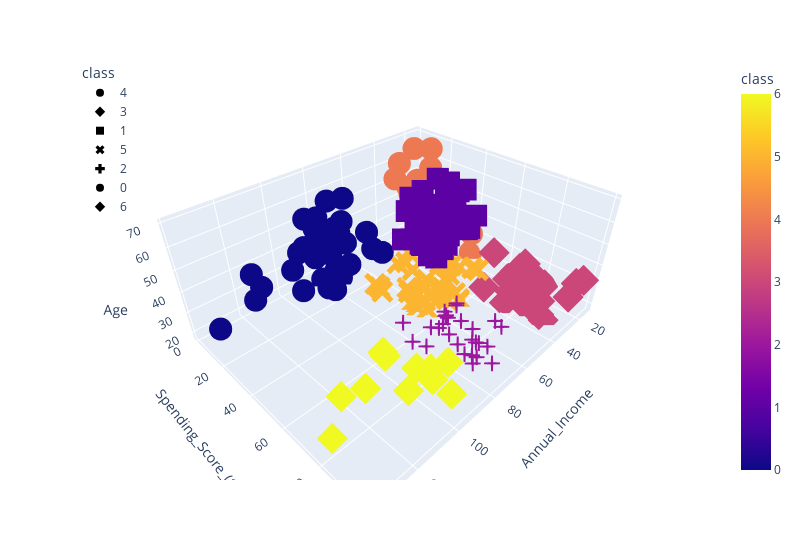

Notebook code for this chart:
### Code cell
fig = px.scatter_3d(
    df_shopping,
    x="Annual_Income",
    y="Spending_Score_(1-100)",
    z="Age",
    color="class",
    symbol="class",
    width=800,
)
fig.update_layout(legend=dict(x=0, y=1))
fig.show()

### Figure 1 — Plotly figure (JSON) as saved in the notebook; plotly's stock layout.template omitted (floating-point values rounded to 4 significant figures)
{"data": [{"hovertemplate": "class=%{marker.color}<br>Annual_Income=%{x}<br>Spending_Score_(1-100)=%{y}<br>Age=%{z}<extra></extra>", "legendgroup": "4", "marker": {"color": [4, 4, 4, 4, 4, 4, 4, 4, 4, 4, 4, 4, 4, 4, 4, 4, 4, 4, 4, 4, 4, 4], "coloraxis": "coloraxis", "symbol": "circle"}, "mode": "markers", "name": "4", "scene": "scene", "showlegend": true, "type": "scatter3d", "x": [15, 16, 17, 18, 19, 19, 20, 20, 21, 23, 24, 25, 28, 28, 29, 30, 33, 33, 34, 37, 39, 39], "y": [39, 6, 40, 6, 3, 14, 15, 13, 35, 29, 35, 5, 14, 32, 31, 4, 4, 14, 17, 26, 36, 28], "z": [19, 20, 31, 35, 64, 67, 58, 37, 35, 52, 35, 46, 54, 45, 40, 60, 53, 49, 42, 36, 48, 49]}, {"hovertemplate": "class=%{marker.color}<br>Annual_Income=%{x}<br>Spending_Score_(1-100)=%{y}<br>Age=%{z}<extra></extra>", "legendgroup": "3", "marker": {"color": [3, 3, 3, 3, 3, 3, 3, 3, 3, 3, 3, 3, 3, 3, 3, 3, 3, 3, 3, 3, 3, 3], "coloraxis": "coloraxis", "symbol": "diamond"}, "mode": "markers", "name": "3", "scene": "scene", "showlegend": true, "type": "scatter3d", "x": [15, 16, 17, 18, 19, 19, 20, 20, 21, 23, 24, 25, 28, 28, 29, 30, 33, 33, 34, 37, 38, 39], "y": [81, 77, 76, 94, 72, 99, 77, 79, 66, 98, 73, 73, 82, 61, 87, 73, 92, 81, 73, 75, 92, 65], "z": [21, 23, 22, 23, 30, 35, 24, 22, 20, 35, 25, 31, 29, 35, 23, 21, 18, 21, 30, 20, 24, 24]}, {"hovertemplate": "class=%{marker.color}<br>Annual_Income=%{x}<br>Spending_Score_(1-100)=%{y}<br>Age=%{z}<extra></extra>", "legendgroup": "1", "marker": {"color": [1, 1, 1, 1, 1, 1, 1, 1, 1, 1, 1, 1, 1, 1, 1, 1, 1, 1, 1, 1, 1, 1, 1, 1, 1, 1, 1, 1, 1, 1, 1, 1, 1, 1, 1, 1, 1, 1, 1, 1, 1, 1, 1, 1], "coloraxis": "coloraxis", "symbol": "square"}, "mode": "markers", "name": "1", "scene": "scene", "showlegend": true, "type": "scatter3d", "x": [38, 40, 42, 43, 43, 43, 44, 44, 46, 46, 47, 47, 48, 48, 48, 49, 49, 50, 50, 54, 54, 54, 54, 54, 54, 54, 57, 58, 59, 60, 60, 61, 62, 62, 62, 63, 63, 63, 63, 63, 65, 65, 67, 67], "y": [35, 55, 52, 60, 45, 41, 50, 46, 46, 56, 52, 59, 51, 50, 48, 55, 42, 49, 56, 47, 53, 42, 51, 41, 44, 46, 58, 46, 55, 49, 47, 42, 48, 59, 56, 50, 46, 43, 48, 52, 43, 59, 43, 57], "z": [65, 50, 49, 59, 50, 47, 51, 69, 53, 70, 67, 54, 63, 43, 68, 70, 47, 60, 60, 59, 45, 49, 57, 67, 46, 48, 55, 50, 68, 48, 47, 48, 49, 67, 49, 66, 54, 68, 66, 65, 63, 49, 51, 50]}, {"hovertemplate": "class=%{marker.color}<br>Annual_Income=%{x}<br>Spending_Score_(1-100)=%{y}<br>Age=%{z}<extra></extra>", "legendgroup": "5", "marker": {"color": [5, 5, 5, 5, 5, 5, 5, 5, 5, 5, 5, 5, 5, 5, 5, 5, 5, 5, 5, 5, 5, 5, 5, 5, 5, 5, 5, 5, 5, 5, 5, 5, 5, 5, 5, 5, 5, 5], "coloraxis": "coloraxis", "symbol": "x"}, "mode": "markers", "name": "5", "scene": "scene", "showlegend": true, "type": "scatter3d", "x": [39, 40, 40, 40, 42, 43, 46, 46, 48, 48, 48, 54, 54, 54, 54, 54, 57, 58, 59, 60, 60, 60, 60, 61, 62, 62, 62, 63, 64, 64, 65, 65, 67, 67, 69, 70, 72, 76], "y": [61, 47, 42, 42, 60, 54, 51, 55, 59, 59, 47, 54, 48, 52, 55, 57, 55, 60, 41, 40, 42, 52, 50, 49, 41, 55, 42, 54, 42, 46, 48, 50, 56, 40, 58, 29, 34, 40], "z": [31, 27, 29, 31, 33, 31, 27, 19, 18, 19, 32, 26, 40, 23, 38, 21, 22, 34, 18, 40, 32, 24, 27, 20, 23, 26, 21, 19, 38, 19, 18, 19, 27, 38, 40, 23, 25, 28]}, {"hovertemplate": "class=%{marker.color}<br>Annual_Income=%{x}<br>Spending_Score_(1-100)=%{y}<br>Age=%{z}<extra></extra>", "legendgroup": "2", "marker": {"color": [2, 2, 2, 2, 2, 2, 2, 2, 2, 2, 2, 2, 2, 2, 2, 2, 2, 2, 2, 2, 2, 2, 2, 2, 2, 2, 2, 2], "coloraxis": "coloraxis", "symbol": "cross"}, "mode": "markers", "name": "2", "scene": "scene", "showlegend": true, "type": "scatter3d", "x": [69, 70, 71, 71, 71, 72, 73, 73, 74, 75, 76, 77, 77, 78, 78, 78, 78, 78, 78, 79, 81, 85, 86, 87, 87, 87, 88, 88], "y": [91, 77, 95, 75, 75, 71, 88, 73, 72, 93, 87, 97, 74, 90, 88, 76, 89, 78, 73, 83, 93, 75, 95, 63, 75, 92, 86, 69], "z": [39, 31, 40, 38, 39, 31, 29, 32, 35, 32, 32, 28, 32, 34, 39, 38, 27, 30, 30, 29, 31, 36, 33, 32, 28, 36, 30, 27]}, {"hovertemplate": "class=%{marker.color}<br>Annual_Income=%{x}<br>Spending_Score_(1-100)=%{y}<br>Age=%{z}<extra></extra>", "legendgroup": "0", "marker": {"color": [0, 0, 0, 0, 0, 0, 0, 0, 0, 0, 0, 0, 0, 0, 0, 0, 0, 0, 0, 0, 0, 0, 0, 0, 0, 0, 0, 0, 0, 0, 0, 0, 0, 0, 0], "coloraxis": "coloraxis", "symbol": "circle"}, "mode": "markers", "name": "0", "scene": "scene", "showlegend": true, "type": "scatter3d", "x": [71, 71, 71, 73, 73, 74, 75, 77, 77, 78, 78, 78, 78, 78, 78, 79, 81, 85, 86, 87, 87, 87, 88, 88, 93, 97, 98, 99, 101, 103, 103, 113, 120, 126, 137], "y": [35, 11, 9, 5, 7, 10, 5, 12, 36, 22, 17, 20, 16, 1, 1, 35, 5, 26, 20, 27, 13, 10, 13, 15, 14, 32, 15, 39, 24, 17, 23, 8, 16, 28, 18], "z": [43, 59, 47, 20, 44, 19, 57, 25, 48, 34, 43, 44, 47, 37, 34, 56, 19, 50, 42, 36, 40, 36, 52, 58, 59, 37, 46, 41, 54, 41, 34, 33, 47, 45, 32]}, {"hovertemplate": "class=%{marker.color}<br>Annual_Income=%{x}<br>Spending_Score_(1-100)=%{y}<br>Age=%{z}<extra></extra>", "legendgroup": "6", "marker": {"color": [6, 6, 6, 6, 6, 6, 6, 6, 6, 6, 6], "coloraxis": "coloraxis", "symbol": "diamond"}, "mode": "markers", "name": "6", "scene": "scene", "showlegend": true, "type": "scatter3d", "x": [93, 97, 98, 99, 101, 103, 103, 113, 120, 126, 137], "y": [90, 86, 88, 97, 68, 85, 69, 91, 79, 74, 83], "z": [35, 32, 29, 30, 28, 36, 32, 38, 35, 32, 30]}], "layout": {"coloraxis": {"colorbar": {"title": {"text": "class"}}, "colorscale": [[0, "#0d0887"], [0.1111, "#46039f"], [0.2222, "#7201a8"], [0.3333, "#9c179e"], [0.4444, "#bd3786"], [0.5556, "#d8576b"], [0.6667, "#ed7953"], [0.7778, "#fb9f3a"], [0.8889, "#fdca26"], [1, "#f0f921"]]}, "legend": {"title": {"text": "class"}, "tracegroupgap": 0, "x": 0, "y": 1}, "margin": {"t": 60}, "scene": {"domain": {"x": [0, 1], "y": [0, 1]}, "xaxis": {"title": {"text": "Annual_Income"}}, "yaxis": {"title": {"text": "Spending_Score_(1-100)"}}, "zaxis": {"title": {"text": "Age"}}}, "width": 800}}
